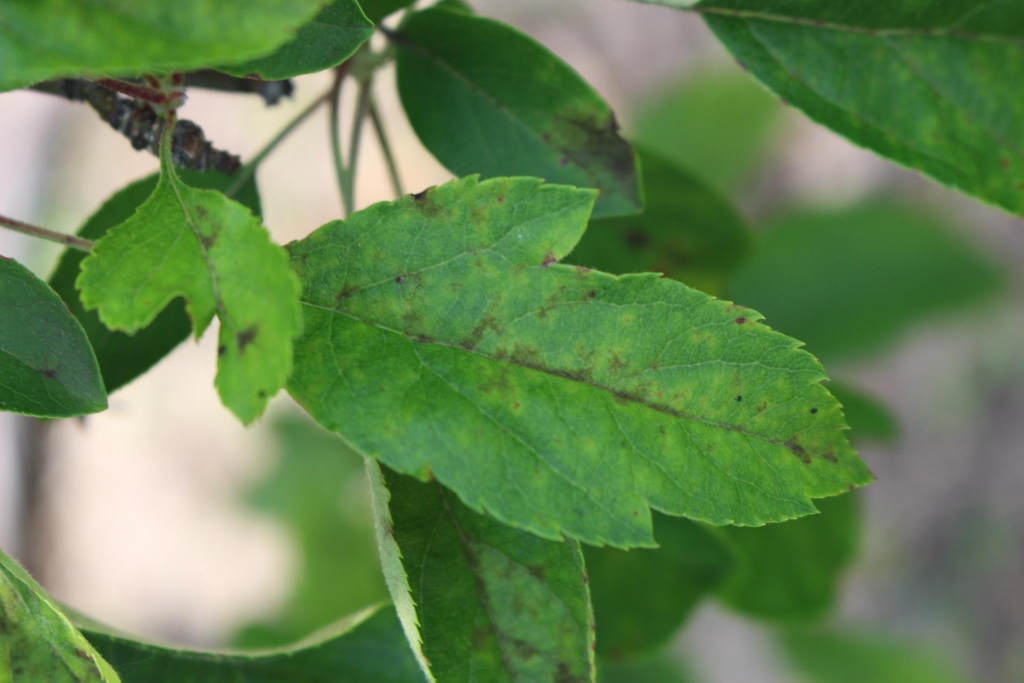
#> input picture data/images/Test_1025.jpg, 2048 x 1365 px (shown at 1/2 size)
$ python -i train_model.py   (imports and definitions only)
#> lines starting #> are read from the running program, lines starting #| are printed output that depends on the picture
# [1 line not run here, left out]

import os
import pandas as pd
import numpy as np
import cv2
from sklearn.model_selection import train_test_split
from sklearn.preprocessing import StandardScaler
from sklearn.ensemble import RandomForestClassifier
from sklearn.metrics import roc_auc_score, accuracy_score, classification_report
import joblib

# Paths
BASE_DATA_DIR = "./data"
IMAGES_DIR = os.path.join(BASE_DATA_DIR, "images")
train_csv_path = os.path.join(BASE_DATA_DIR, "train.csv")
test_csv_path = os.path.join(BASE_DATA_DIR, "test.csv")
MODEL_SAVE_PATH = "./models/random_forest_model.joblib"
SCALER_SAVE_PATH = "./models/feature_scaler.joblib"

target_cols = ['healthy', 'multiple_diseases', 'rust', 'scab']
IMG_HEIGHT = 128
IMG_WIDTH = 128
CHANNELS = 3

def extract_color_histogram_features(image_path, bins=32):
#> called with image_path = 'data/images/Test_1025.jpg', bins = 32
    image = cv2.imread(image_path)
#> image is the input picture: shape (1365, 2048, 3); mean B, G, R 80, 130.7, 98.1
    if image is None:
        return np.zeros(bins * CHANNELS)
    image = cv2.resize(image, (IMG_WIDTH, IMG_HEIGHT))
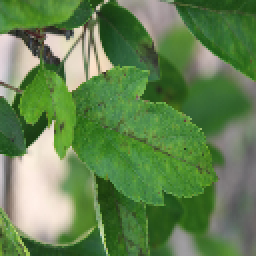
#> image: shape (128, 128, 3) (shown 2 times larger); mean B, G, R 79.9, 130.5, 97.9
    hist_features = []
    for i in range(CHANNELS):
        hist = cv2.calcHist([image], [i], None, [bins], [0, 256])
        hist = cv2.normalize(hist, hist).flatten()
        hist_features.extend(hist)
#> after the loop, hist_features = 96 values, max 0.464 at index 6, min 0 at index 0, mean 0.126
    return np.array(hist_features)

# Load data
# [1 line that did not run here, left out]
# [1 line that did not run here, left out]

# Feature extraction
X_train_features = []
y_train_labels = []
# [5 lines not run here, left out]
X_train_features = np.array(X_train_features)
y_train_labels = np.array(y_train_labels)

# Train/val split
# [3 lines that did not run here, left out]

# Scaling
scaler = StandardScaler()
# [1 line that did not run here, left out]
# [1 line that did not run here, left out]

# Model training
model = RandomForestClassifier(n_estimators=100, random_state=42, n_jobs=-1, verbose=1)
# [1 line not run here, left out]

# Validation predictions
# [1 line that did not run here, left out]
# [1 line that did not run here, left out]

# Calculate mean column-wise ROC AUC
# [1 line that did not run here, left out]
# [1 line not run here, left out]

# Accuracy (exact match accuracy, where all labels must be correct)
threshold = 0.5
# [1 line that did not run here, left out]
# [1 line that did not run here, left out]
# [8 lines not run here, left out]

>>> result = extract_color_histogram_features('data/images/Test_1025.jpg')
#> result has the same summary as hist_features in extract_color_histogram_features

$ run again, on data/images/Test_1053.jpg
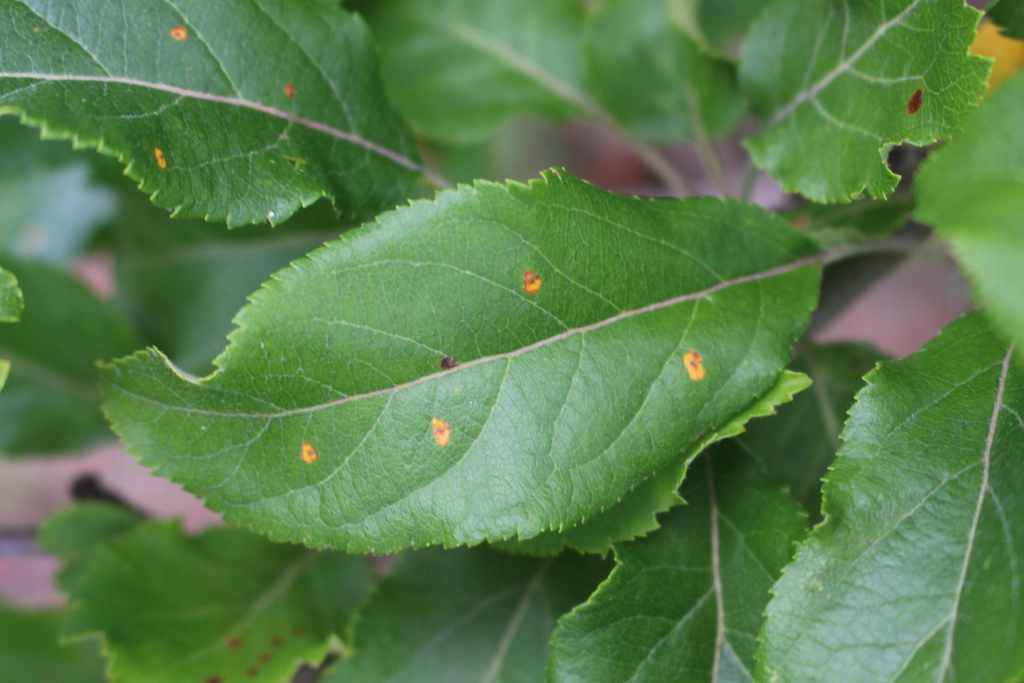
#> input picture data/images/Test_1053.jpg, 2048 x 1365 px (shown at 1/2 size)
#> in extract_color_histogram_features, image is the input picture: shape (1365, 2048, 3); mean B, G, R 76.1, 126.1, 88.7
#> in extract_color_histogram_features, `image = cv2.resize(image, (IMG_WIDTH, IMG_HEIGHT))`:
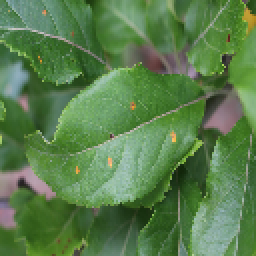
#> image: shape (128, 128, 3) (shown 2 times larger); mean B, G, R 76, 126, 88.6
#> after the loop in extract_color_histogram_features, `for i in range(CHANNELS):`: hist_features = 96 values, max 0.425 at index 6, min 0 at index 0, mean 0.118
#> result has the same summary as hist_features in extract_color_histogram_features

$ run again, on data/images/Test_1090.jpg
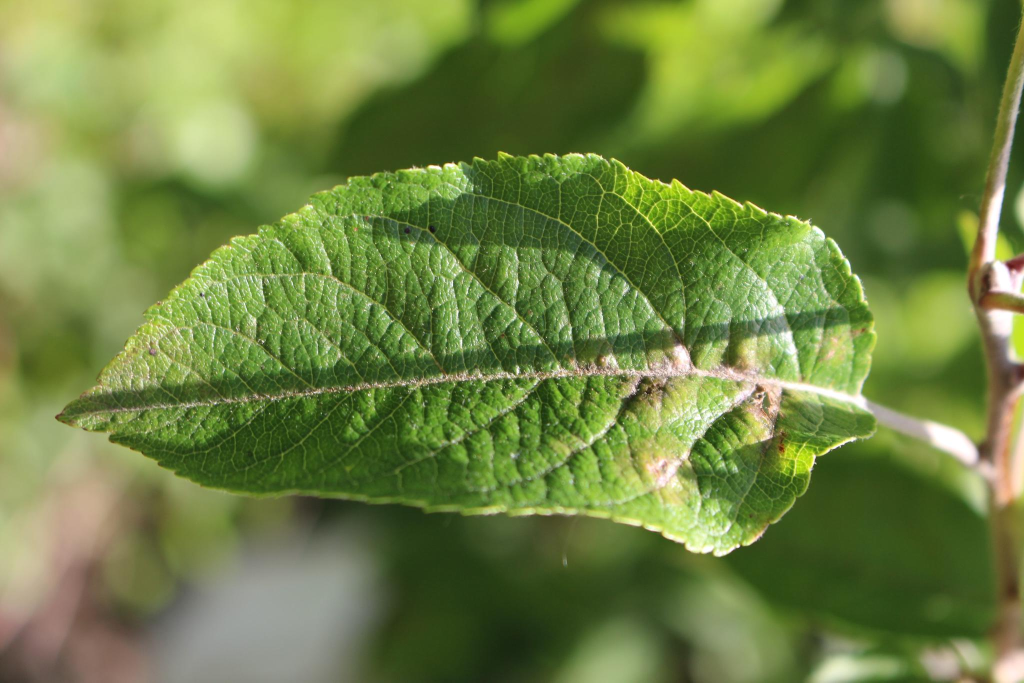
#> input picture data/images/Test_1090.jpg, 2048 x 1365 px (shown at 1/2 size)
#> in extract_color_histogram_features, image is the input picture: shape (1365, 2048, 3); mean B, G, R 66.7, 129.2, 110
#> in extract_color_histogram_features, `image = cv2.resize(image, (IMG_WIDTH, IMG_HEIGHT))`:
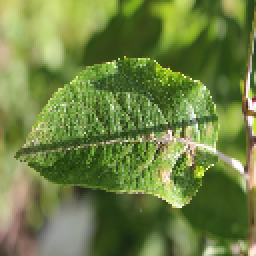
#> image: shape (128, 128, 3) (shown 2 times larger); mean B, G, R 66.6, 129.2, 110
#> after the loop in extract_color_histogram_features, `for i in range(CHANNELS):`: hist_features = 96 values, max 0.534 at index 3, min 0 at index 32, mean 0.13
#> result has the same summary as hist_features in extract_color_histogram_features

$ run again, on data/images/Test_1104.jpg
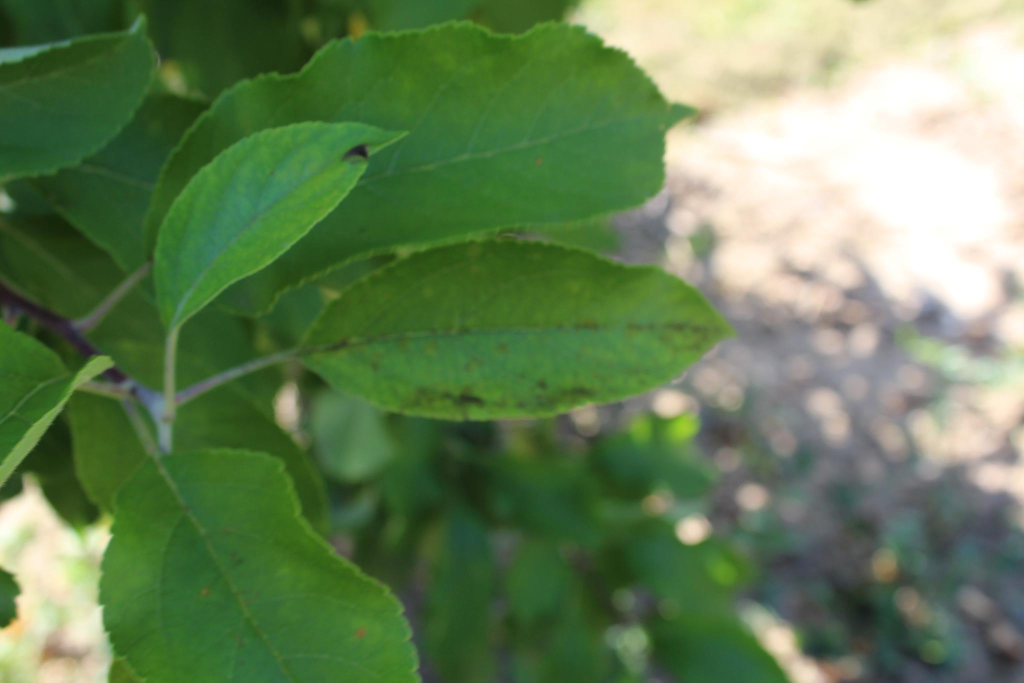
#> input picture data/images/Test_1104.jpg, 2048 x 1365 px (shown at 1/2 size)
#> in extract_color_histogram_features, image is the input picture: shape (1365, 2048, 3); mean B, G, R 87.1, 128.5, 102.4
#> in extract_color_histogram_features, `image = cv2.resize(image, (IMG_WIDTH, IMG_HEIGHT))`:
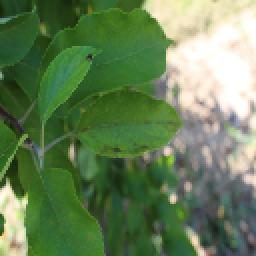
#> image: shape (128, 128, 3) (shown 2 times larger); mean B, G, R 86.9, 128.4, 102.3
#> after the loop in extract_color_histogram_features, `for i in range(CHANNELS):`: hist_features = 96 values, max 0.53 at index 4, min 0 at index 0, mean 0.119
#> result has the same summary as hist_features in extract_color_histogram_features
